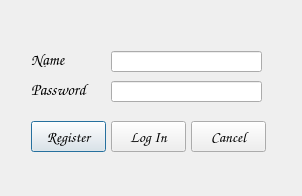
<?xml version="1.0" encoding="UTF-8"?>
<ui version="4.0">
 <class>AuthorWindowClass</class>
 <widget class="QDialog" name="AuthorWindowClass">
  <property name="geometry">
   <rect>
    <x>0</x>
    <y>0</y>
    <width>302</width>
    <height>196</height>
   </rect>
  </property>
  <property name="windowTitle">
   <string>AuthorWindow</string>
  </property>
  <layout class="QGridLayout" name="gridLayout">
   <item row="0" column="1">
    <widget class="QStackedWidget" name="stWidg_auth">
     <property name="currentIndex">
      <number>0</number>
     </property>
     <widget class="QWidget" name="page_auth">
      <widget class="QLabel" name="lb_name">
       <property name="geometry">
        <rect>
         <x>20</x>
         <y>40</y>
         <width>49</width>
         <height>16</height>
        </rect>
       </property>
       <property name="font">
        <font>
         <family>Comic Sans MS</family>
         <pointsize>12</pointsize>
         <italic>true</italic>
        </font>
       </property>
       <property name="text">
        <string>Name</string>
       </property>
      </widget>
      <widget class="QLabel" name="lb_passwd">
       <property name="geometry">
        <rect>
         <x>20</x>
         <y>70</y>
         <width>71</width>
         <height>16</height>
        </rect>
       </property>
       <property name="font">
        <font>
         <family>Comic Sans MS</family>
         <pointsize>12</pointsize>
         <italic>true</italic>
        </font>
       </property>
       <property name="text">
        <string>Password</string>
       </property>
      </widget>
      <widget class="QLineEdit" name="lnEd_name">
       <property name="geometry">
        <rect>
         <x>100</x>
         <y>40</y>
         <width>151</width>
         <height>21</height>
        </rect>
       </property>
      </widget>
      <widget class="QLineEdit" name="lnEd_passwd">
       <property name="geometry">
        <rect>
         <x>100</x>
         <y>70</y>
         <width>151</width>
         <height>21</height>
        </rect>
       </property>
       <property name="echoMode">
        <enum>QLineEdit::Password</enum>
       </property>
      </widget>
      <widget class="QPushButton" name="pB_regest">
       <property name="geometry">
        <rect>
         <x>20</x>
         <y>110</y>
         <width>75</width>
         <height>31</height>
        </rect>
       </property>
       <property name="font">
        <font>
         <family>Comic Sans MS</family>
         <pointsize>11</pointsize>
        </font>
       </property>
       <property name="text">
        <string>Register</string>
       </property>
      </widget>
      <widget class="QPushButton" name="pB_logIn">
       <property name="geometry">
        <rect>
         <x>100</x>
         <y>110</y>
         <width>75</width>
         <height>31</height>
        </rect>
       </property>
       <property name="font">
        <font>
         <family>Comic Sans MS</family>
         <pointsize>11</pointsize>
        </font>
       </property>
       <property name="text">
        <string>Log In</string>
       </property>
      </widget>
      <widget class="QPushButton" name="pB_cancel">
       <property name="geometry">
        <rect>
         <x>180</x>
         <y>110</y>
         <width>75</width>
         <height>31</height>
        </rect>
       </property>
       <property name="font">
        <font>
         <family>Comic Sans MS</family>
         <pointsize>11</pointsize>
        </font>
       </property>
       <property name="text">
        <string>Cancel</string>
       </property>
      </widget>
     </widget>
     <widget class="QWidget" name="page_regest">
      <widget class="QLabel" name="lb_regRepPW">
       <property name="geometry">
        <rect>
         <x>20</x>
         <y>80</y>
         <width>81</width>
         <height>16</height>
        </rect>
       </property>
       <property name="font">
        <font>
         <family>Comic Sans MS</family>
         <pointsize>11</pointsize>
         <italic>true</italic>
        </font>
       </property>
       <property name="text">
        <string>Repeat PW</string>
       </property>
      </widget>
      <widget class="QLineEdit" name="lnEd_repPasWD">
       <property name="geometry">
        <rect>
         <x>110</x>
         <y>50</y>
         <width>151</width>
         <height>21</height>
        </rect>
       </property>
       <property name="echoMode">
        <enum>QLineEdit::Password</enum>
       </property>
      </widget>
      <widget class="QPushButton" name="pB_regCancel">
       <property name="geometry">
        <rect>
         <x>150</x>
         <y>120</y>
         <width>75</width>
         <height>31</height>
        </rect>
       </property>
       <property name="font">
        <font>
         <family>Comic Sans MS</family>
         <pointsize>11</pointsize>
        </font>
       </property>
       <property name="text">
        <string>Cancel</string>
       </property>
      </widget>
      <widget class="QLabel" name="lb_regPassWD">
       <property name="geometry">
        <rect>
         <x>20</x>
         <y>50</y>
         <width>71</width>
         <height>16</height>
        </rect>
       </property>
       <property name="font">
        <font>
         <family>Comic Sans MS</family>
         <pointsize>11</pointsize>
         <italic>true</italic>
        </font>
       </property>
       <property name="text">
        <string>Password</string>
       </property>
      </widget>
      <widget class="QPushButton" name="pB_regRegistr">
       <property name="geometry">
        <rect>
         <x>50</x>
         <y>120</y>
         <width>75</width>
         <height>31</height>
        </rect>
       </property>
       <property name="font">
        <font>
         <family>Comic Sans MS</family>
         <pointsize>11</pointsize>
        </font>
       </property>
       <property name="text">
        <string>Register</string>
       </property>
      </widget>
      <widget class="QLineEdit" name="lnEd_regRepPW">
       <property name="geometry">
        <rect>
         <x>110</x>
         <y>80</y>
         <width>151</width>
         <height>21</height>
        </rect>
       </property>
       <property name="echoMode">
        <enum>QLineEdit::Password</enum>
       </property>
      </widget>
      <widget class="QLineEdit" name="lnEd_regName">
       <property name="geometry">
        <rect>
         <x>110</x>
         <y>20</y>
         <width>151</width>
         <height>21</height>
        </rect>
       </property>
      </widget>
      <widget class="QLabel" name="lb_regName">
       <property name="geometry">
        <rect>
         <x>20</x>
         <y>20</y>
         <width>71</width>
         <height>16</height>
        </rect>
       </property>
       <property name="font">
        <font>
         <family>Comic Sans MS</family>
         <pointsize>11</pointsize>
         <italic>true</italic>
        </font>
       </property>
       <property name="text">
        <string>Name</string>
       </property>
      </widget>
     </widget>
    </widget>
   </item>
  </layout>
 </widget>
 <layoutdefault spacing="6" margin="11"/>
 <resources/>
 <connections>
  <connection>
   <sender>pB_cancel</sender>
   <signal>clicked()</signal>
   <receiver>AuthorWindowClass</receiver>
   <slot>close()</slot>
   <hints>
    <hint type="sourcelabel">
     <x>226</x>
     <y>134</y>
    </hint>
    <hint type="destinationlabel">
     <x>150</x>
     <y>97</y>
    </hint>
   </hints>
  </connection>
 </connections>
</ui>
